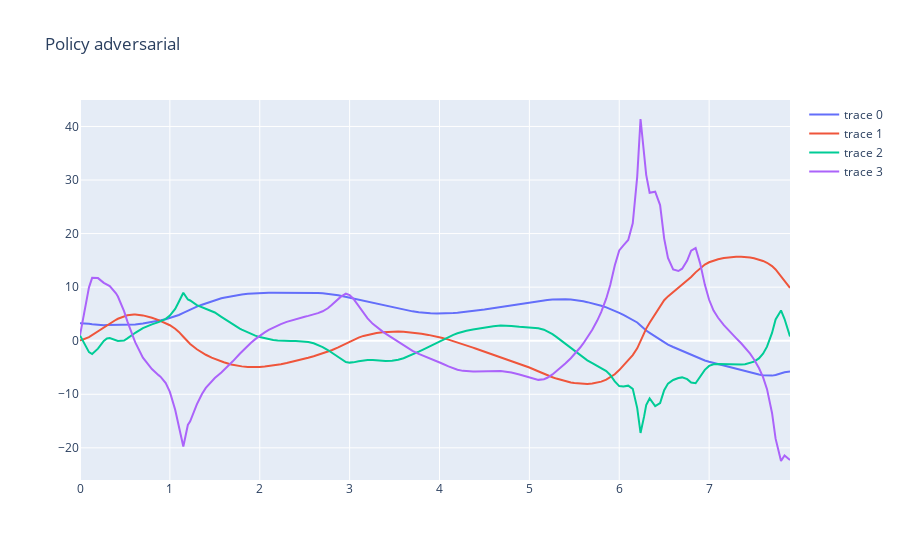

Notebook source saved alongside this figure:
### Code cell
ctrl_policy_adv = controllers.get_learned_policy_controller(sys.dx,
                                                        policy_approx_adv,
                                                        opt['final_time'],
                                                        opt['sim_dt'],
                                                       x_mean,
                                                       x_std,
                                                       u_mean,
                                                       u_std)
x_traj_sim, t_traj_sim = controllers.sim_ctrl(opt['sim_x0'], vf.u_dim[0], sys.dx,
                                              ctrl_policy, opt['sim_dt'], opt['sim_horizon'],
                                              integration_mode=opt['control_interp'])
controllers.plot_sim(t_traj_sim, x_traj_sim, "Policy adversarial").show()

### Figure 1 — Plotly figure (JSON) as saved in the notebook; plotly's stock layout.template omitted (floating-point values rounded to 4 significant figures; data arrays with more than 128 entries replaced by an {"elided": "..."} marker saying what was removed)
{"data": [{"type": "scatter", "x": {"elided": "161 float values"}, "y": {"elided": "161 float values"}}, {"type": "scatter", "x": {"elided": "161 float values"}, "y": {"elided": "161 float values"}}, {"type": "scatter", "x": {"elided": "161 float values"}, "y": {"elided": "161 float values"}}, {"type": "scatter", "x": {"elided": "161 float values"}, "y": {"elided": "161 float values"}}], "layout": {"title": {"text": "Policy adversarial"}}}
